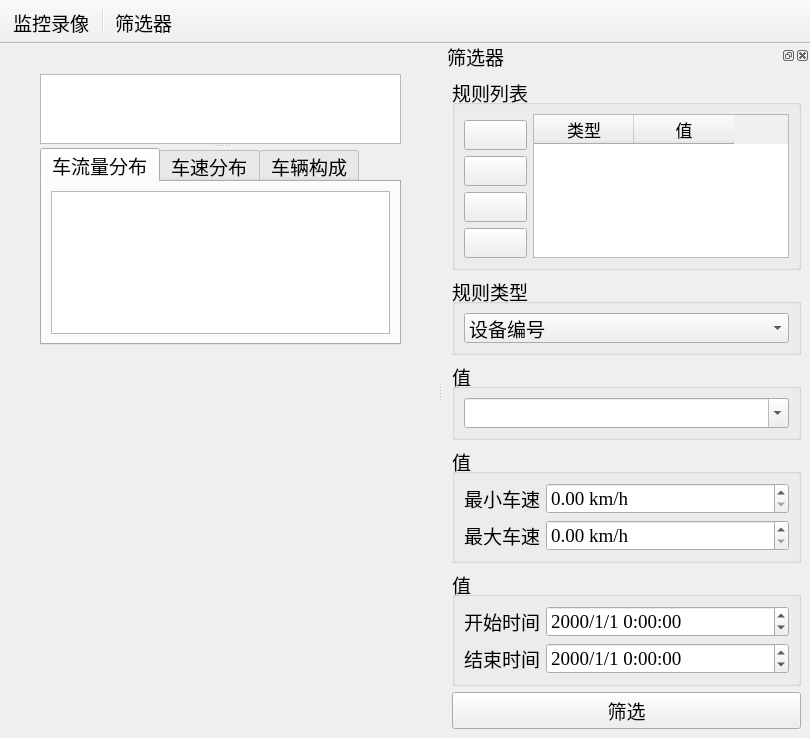
<?xml version="1.0" encoding="UTF-8"?>
<ui version="4.0">
 <class>CarPage</class>
 <widget class="QMainWindow" name="CarPage">
  <property name="geometry">
   <rect>
    <x>0</x>
    <y>0</y>
    <width>810</width>
    <height>680</height>
   </rect>
  </property>
  <property name="font">
   <font>
    <family>Times New Roman</family>
    <pointsize>14</pointsize>
   </font>
  </property>
  <property name="contextMenuPolicy">
   <enum>Qt::NoContextMenu</enum>
  </property>
  <property name="windowTitle">
   <string>666</string>
  </property>
  <widget class="QWidget" name="centralwidget">
   <widget class="QSplitter" name="splitter">
    <property name="geometry">
     <rect>
      <x>40</x>
      <y>30</y>
      <width>361</width>
      <height>271</height>
     </rect>
    </property>
    <property name="orientation">
     <enum>Qt::Vertical</enum>
    </property>
    <widget class="QTableWidget" name="tableWidget">
     <property name="contextMenuPolicy">
      <enum>Qt::CustomContextMenu</enum>
     </property>
     <property name="sizeAdjustPolicy">
      <enum>QAbstractScrollArea::AdjustToContents</enum>
     </property>
     <property name="editTriggers">
      <set>QAbstractItemView::NoEditTriggers</set>
     </property>
     <property name="alternatingRowColors">
      <bool>true</bool>
     </property>
     <property name="selectionMode">
      <enum>QAbstractItemView::SingleSelection</enum>
     </property>
     <property name="selectionBehavior">
      <enum>QAbstractItemView::SelectRows</enum>
     </property>
     <property name="sortingEnabled">
      <bool>true</bool>
     </property>
    </widget>
    <widget class="QTabWidget" name="tabWidget">
     <property name="contextMenuPolicy">
      <enum>Qt::CustomContextMenu</enum>
     </property>
     <property name="currentIndex">
      <number>0</number>
     </property>
     <widget class="QWidget" name="tab">
      <attribute name="title">
       <string>车流量分布</string>
      </attribute>
      <layout class="QVBoxLayout" name="verticalLayout">
       <item>
        <widget class="QChartView" name="chartView_carCount"/>
       </item>
      </layout>
     </widget>
     <widget class="QWidget" name="tab_2">
      <attribute name="title">
       <string>车速分布</string>
      </attribute>
      <layout class="QVBoxLayout" name="verticalLayout_2">
       <item>
        <widget class="QChartView" name="chartView_speed"/>
       </item>
       <item>
        <layout class="QHBoxLayout" name="horizontalLayout">
         <item>
          <widget class="QSlider" name="horizontalSlider">
           <property name="minimum">
            <number>0</number>
           </property>
           <property name="maximum">
            <number>95</number>
           </property>
           <property name="value">
            <number>5</number>
           </property>
           <property name="orientation">
            <enum>Qt::Horizontal</enum>
           </property>
          </widget>
         </item>
         <item>
          <widget class="QLabel" name="label_speed">
           <property name="text">
            <string>速度间隔：10 km/h</string>
           </property>
          </widget>
         </item>
        </layout>
       </item>
      </layout>
     </widget>
     <widget class="QWidget" name="tab_3">
      <attribute name="title">
       <string>车辆构成</string>
      </attribute>
      <layout class="QVBoxLayout" name="verticalLayout_6">
       <item>
        <widget class="QChartView" name="chartView_carId"/>
       </item>
      </layout>
     </widget>
    </widget>
   </widget>
  </widget>
  <widget class="QToolBar" name="carpagebar">
   <property name="windowTitle">
    <string>toolBar</string>
   </property>
   <property name="movable">
    <bool>false</bool>
   </property>
   <property name="iconSize">
    <size>
     <width>32</width>
     <height>32</height>
    </size>
   </property>
   <property name="toolButtonStyle">
    <enum>Qt::ToolButtonTextUnderIcon</enum>
   </property>
   <attribute name="toolBarArea">
    <enum>TopToolBarArea</enum>
   </attribute>
   <attribute name="toolBarBreak">
    <bool>false</bool>
   </attribute>
   <addaction name="actCar_video"/>
   <addaction name="separator"/>
   <addaction name="actCar_filter"/>
  </widget>
  <widget class="QDockWidget" name="dockWidget">
   <property name="font">
    <font>
     <family>Times New Roman</family>
     <pointsize>14</pointsize>
    </font>
   </property>
   <property name="floating">
    <bool>false</bool>
   </property>
   <property name="features">
    <set>QDockWidget::DockWidgetClosable|QDockWidget::DockWidgetFloatable|QDockWidget::DockWidgetMovable</set>
   </property>
   <property name="allowedAreas">
    <set>Qt::LeftDockWidgetArea|Qt::RightDockWidgetArea</set>
   </property>
   <property name="windowTitle">
    <string>筛选器</string>
   </property>
   <attribute name="dockWidgetArea">
    <number>2</number>
   </attribute>
   <widget class="QWidget" name="dockWidgetContents">
    <layout class="QVBoxLayout" name="verticalLayout_3">
     <item>
      <widget class="QGroupBox" name="groupBox_list">
       <property name="sizePolicy">
        <sizepolicy hsizetype="Preferred" vsizetype="Expanding">
         <horstretch>0</horstretch>
         <verstretch>0</verstretch>
        </sizepolicy>
       </property>
       <property name="title">
        <string>规则列表</string>
       </property>
       <layout class="QGridLayout" name="gridLayout">
        <item row="1" column="0">
         <widget class="QPushButton" name="pushButton_plus">
          <property name="sizePolicy">
           <sizepolicy hsizetype="Minimum" vsizetype="Preferred">
            <horstretch>0</horstretch>
            <verstretch>0</verstretch>
           </sizepolicy>
          </property>
          <property name="toolTip">
           <string>&lt;html&gt;&lt;head/&gt;&lt;body&gt;&lt;p align=&quot;center&quot;&gt;&lt;span style=&quot; font-size:12pt;&quot;&gt;添加筛选规则&lt;/span&gt;&lt;/p&gt;&lt;/body&gt;&lt;/html&gt;</string>
          </property>
          <property name="statusTip">
           <string>添加筛选规则</string>
          </property>
          <property name="text">
           <string/>
          </property>
          <property name="icon">
           <iconset resource="../icons.qrc">
            <normaloff>:/icons/plus_square.png</normaloff>:/icons/plus_square.png</iconset>
          </property>
          <property name="iconSize">
           <size>
            <width>32</width>
            <height>32</height>
           </size>
          </property>
         </widget>
        </item>
        <item row="5" column="0">
         <widget class="QPushButton" name="pushButton_clear">
          <property name="sizePolicy">
           <sizepolicy hsizetype="Minimum" vsizetype="Preferred">
            <horstretch>0</horstretch>
            <verstretch>0</verstretch>
           </sizepolicy>
          </property>
          <property name="toolTip">
           <string>&lt;html&gt;&lt;head/&gt;&lt;body&gt;&lt;p align=&quot;center&quot;&gt;&lt;span style=&quot; font-size:12pt;&quot;&gt;清空筛选规则&lt;/span&gt;&lt;/p&gt;&lt;/body&gt;&lt;/html&gt;</string>
          </property>
          <property name="statusTip">
           <string>清除所有的筛选规则</string>
          </property>
          <property name="text">
           <string/>
          </property>
          <property name="icon">
           <iconset resource="../icons.qrc">
            <normaloff>:/icons/delete.png</normaloff>:/icons/delete.png</iconset>
          </property>
          <property name="iconSize">
           <size>
            <width>32</width>
            <height>32</height>
           </size>
          </property>
         </widget>
        </item>
        <item row="2" column="0">
         <widget class="QPushButton" name="pushButton_minus">
          <property name="sizePolicy">
           <sizepolicy hsizetype="Minimum" vsizetype="Preferred">
            <horstretch>0</horstretch>
            <verstretch>0</verstretch>
           </sizepolicy>
          </property>
          <property name="toolTip">
           <string>&lt;html&gt;&lt;head/&gt;&lt;body&gt;&lt;p align=&quot;center&quot;&gt;&lt;span style=&quot; font-size:12pt;&quot;&gt;删除筛选规则&lt;/span&gt;&lt;/p&gt;&lt;/body&gt;&lt;/html&gt;</string>
          </property>
          <property name="statusTip">
           <string>删除选中的筛选规则</string>
          </property>
          <property name="text">
           <string/>
          </property>
          <property name="icon">
           <iconset resource="../icons.qrc">
            <normaloff>:/icons/minus_square.png</normaloff>:/icons/minus_square.png</iconset>
          </property>
          <property name="iconSize">
           <size>
            <width>32</width>
            <height>32</height>
           </size>
          </property>
         </widget>
        </item>
        <item row="3" column="0">
         <spacer name="verticalSpacer">
          <property name="orientation">
           <enum>Qt::Vertical</enum>
          </property>
          <property name="sizeHint" stdset="0">
           <size>
            <width>20</width>
            <height>40</height>
           </size>
          </property>
         </spacer>
        </item>
        <item row="0" column="1" rowspan="6">
         <widget class="QTableWidget" name="tableWidget_2">
          <property name="sizeAdjustPolicy">
           <enum>QAbstractScrollArea::AdjustIgnored</enum>
          </property>
          <property name="editTriggers">
           <set>QAbstractItemView::NoEditTriggers</set>
          </property>
          <property name="alternatingRowColors">
           <bool>true</bool>
          </property>
          <property name="selectionMode">
           <enum>QAbstractItemView::SingleSelection</enum>
          </property>
          <property name="selectionBehavior">
           <enum>QAbstractItemView::SelectRows</enum>
          </property>
          <column>
           <property name="text">
            <string>类型</string>
           </property>
           <property name="font">
            <font>
             <family>Times New Roman</family>
             <pointsize>13</pointsize>
             <bold>false</bold>
            </font>
           </property>
          </column>
          <column>
           <property name="text">
            <string>值</string>
           </property>
           <property name="font">
            <font>
             <family>Times New Roman</family>
             <pointsize>13</pointsize>
             <bold>false</bold>
            </font>
           </property>
          </column>
         </widget>
        </item>
        <item row="4" column="0">
         <widget class="QPushButton" name="pushButton_edit">
          <property name="sizePolicy">
           <sizepolicy hsizetype="Minimum" vsizetype="Preferred">
            <horstretch>0</horstretch>
            <verstretch>0</verstretch>
           </sizepolicy>
          </property>
          <property name="toolTip">
           <string>&lt;html&gt;&lt;head/&gt;&lt;body&gt;&lt;p align=&quot;center&quot;&gt;&lt;span style=&quot; font-size:12pt;&quot;&gt;编辑筛选规则&lt;/span&gt;&lt;/p&gt;&lt;/body&gt;&lt;/html&gt;</string>
          </property>
          <property name="statusTip">
           <string>编辑选中的筛选规则</string>
          </property>
          <property name="text">
           <string/>
          </property>
          <property name="icon">
           <iconset resource="../icons.qrc">
            <normaloff>:/icons/edit_square.png</normaloff>:/icons/edit_square.png</iconset>
          </property>
          <property name="iconSize">
           <size>
            <width>32</width>
            <height>32</height>
           </size>
          </property>
         </widget>
        </item>
       </layout>
      </widget>
     </item>
     <item>
      <widget class="QGroupBox" name="groupBox_type">
       <property name="sizePolicy">
        <sizepolicy hsizetype="Preferred" vsizetype="Fixed">
         <horstretch>0</horstretch>
         <verstretch>0</verstretch>
        </sizepolicy>
       </property>
       <property name="title">
        <string>规则类型</string>
       </property>
       <layout class="QVBoxLayout" name="verticalLayout_4">
        <item>
         <widget class="QComboBox" name="comboBox_type">
          <item>
           <property name="text">
            <string>设备编号</string>
           </property>
          </item>
          <item>
           <property name="text">
            <string>探测时间</string>
           </property>
          </item>
          <item>
           <property name="text">
            <string>桩号</string>
           </property>
          </item>
          <item>
           <property name="text">
            <string>车速</string>
           </property>
          </item>
          <item>
           <property name="text">
            <string>车牌号</string>
           </property>
          </item>
         </widget>
        </item>
       </layout>
      </widget>
     </item>
     <item>
      <widget class="QGroupBox" name="groupBox_value">
       <property name="sizePolicy">
        <sizepolicy hsizetype="Preferred" vsizetype="Fixed">
         <horstretch>0</horstretch>
         <verstretch>0</verstretch>
        </sizepolicy>
       </property>
       <property name="title">
        <string>值</string>
       </property>
       <layout class="QVBoxLayout" name="verticalLayout_5">
        <item>
         <widget class="QComboBox" name="comboBox_value">
          <property name="editable">
           <bool>true</bool>
          </property>
         </widget>
        </item>
       </layout>
      </widget>
     </item>
     <item>
      <widget class="QGroupBox" name="groupBox_value_speed">
       <property name="sizePolicy">
        <sizepolicy hsizetype="Preferred" vsizetype="Fixed">
         <horstretch>0</horstretch>
         <verstretch>0</verstretch>
        </sizepolicy>
       </property>
       <property name="title">
        <string>值</string>
       </property>
       <layout class="QGridLayout" name="gridLayout_3">
        <item row="0" column="0">
         <widget class="QLabel" name="label_5">
          <property name="sizePolicy">
           <sizepolicy hsizetype="Fixed" vsizetype="Preferred">
            <horstretch>0</horstretch>
            <verstretch>0</verstretch>
           </sizepolicy>
          </property>
          <property name="text">
           <string>最小车速</string>
          </property>
         </widget>
        </item>
        <item row="1" column="0">
         <widget class="QLabel" name="label_6">
          <property name="sizePolicy">
           <sizepolicy hsizetype="Fixed" vsizetype="Preferred">
            <horstretch>0</horstretch>
            <verstretch>0</verstretch>
           </sizepolicy>
          </property>
          <property name="text">
           <string>最大车速</string>
          </property>
         </widget>
        </item>
        <item row="1" column="1" colspan="2">
         <widget class="QDoubleSpinBox" name="doubleSpinBox_2">
          <property name="suffix">
           <string> km/h</string>
          </property>
         </widget>
        </item>
        <item row="0" column="1" colspan="2">
         <widget class="QDoubleSpinBox" name="doubleSpinBox">
          <property name="suffix">
           <string> km/h</string>
          </property>
         </widget>
        </item>
       </layout>
      </widget>
     </item>
     <item>
      <widget class="QGroupBox" name="groupBox_value_dateTime">
       <property name="sizePolicy">
        <sizepolicy hsizetype="Preferred" vsizetype="Fixed">
         <horstretch>0</horstretch>
         <verstretch>0</verstretch>
        </sizepolicy>
       </property>
       <property name="title">
        <string>值</string>
       </property>
       <layout class="QGridLayout" name="gridLayout_2">
        <item row="0" column="0">
         <widget class="QLabel" name="label_3">
          <property name="sizePolicy">
           <sizepolicy hsizetype="Fixed" vsizetype="Preferred">
            <horstretch>0</horstretch>
            <verstretch>0</verstretch>
           </sizepolicy>
          </property>
          <property name="text">
           <string>开始时间</string>
          </property>
         </widget>
        </item>
        <item row="0" column="1">
         <widget class="QDateTimeEdit" name="startDateTime">
          <property name="displayFormat">
           <string>yyyy/M/d H:mm:ss</string>
          </property>
         </widget>
        </item>
        <item row="1" column="1">
         <widget class="QDateTimeEdit" name="endDateTime">
          <property name="displayFormat">
           <string>yyyy/M/d H:mm:ss</string>
          </property>
         </widget>
        </item>
        <item row="1" column="0">
         <widget class="QLabel" name="label_4">
          <property name="sizePolicy">
           <sizepolicy hsizetype="Fixed" vsizetype="Preferred">
            <horstretch>0</horstretch>
            <verstretch>0</verstretch>
           </sizepolicy>
          </property>
          <property name="text">
           <string>结束时间</string>
          </property>
         </widget>
        </item>
       </layout>
      </widget>
     </item>
     <item>
      <widget class="QPushButton" name="pushButton_filter">
       <property name="statusTip">
        <string>应用已添加的筛选规则筛选数据</string>
       </property>
       <property name="text">
        <string>筛选</string>
       </property>
       <property name="icon">
        <iconset resource="../icons.qrc">
         <normaloff>:/icons/filter.png</normaloff>:/icons/filter.png</iconset>
       </property>
       <property name="iconSize">
        <size>
         <width>20</width>
         <height>20</height>
        </size>
       </property>
      </widget>
     </item>
    </layout>
   </widget>
  </widget>
  <action name="actCar_filter">
   <property name="checkable">
    <bool>true</bool>
   </property>
   <property name="icon">
    <iconset resource="../icons.qrc">
     <normaloff>:/icons/filter.png</normaloff>:/icons/filter.png</iconset>
   </property>
   <property name="text">
    <string>筛选器</string>
   </property>
   <property name="toolTip">
    <string>&lt;html&gt;&lt;head/&gt;&lt;body&gt;&lt;p align=&quot;center&quot;&gt;&lt;span style=&quot; font-size:12pt;&quot;&gt;打开或关闭筛选器&lt;/span&gt;&lt;/p&gt;&lt;/body&gt;&lt;/html&gt;</string>
   </property>
   <property name="statusTip">
    <string>编辑规则以筛选数据</string>
   </property>
   <property name="font">
    <font>
     <family>Times New Roman</family>
     <pointsize>14</pointsize>
    </font>
   </property>
   <property name="menuRole">
    <enum>QAction::NoRole</enum>
   </property>
  </action>
  <action name="actCar_video">
   <property name="icon">
    <iconset resource="../icons.qrc">
     <normaloff>:/icons/video.png</normaloff>:/icons/video.png</iconset>
   </property>
   <property name="text">
    <string>监控录像</string>
   </property>
   <property name="toolTip">
    <string>&lt;html&gt;&lt;head/&gt;&lt;body&gt;&lt;p align=&quot;center&quot;&gt;&lt;span style=&quot; font-size:12pt;&quot;&gt;查看监控录像&lt;/span&gt;&lt;/p&gt;&lt;/body&gt;&lt;/html&gt;</string>
   </property>
   <property name="statusTip">
    <string>查看监控录像</string>
   </property>
   <property name="font">
    <font>
     <family>Times New Roman</family>
     <pointsize>14</pointsize>
    </font>
   </property>
   <property name="menuRole">
    <enum>QAction::NoRole</enum>
   </property>
  </action>
  <action name="actChart_carCount">
   <property name="icon">
    <iconset resource="../icons.qrc">
     <normaloff>:/icons/statistic.png</normaloff>:/icons/statistic.png</iconset>
   </property>
   <property name="text">
    <string>车流量分布</string>
   </property>
   <property name="statusTip">
    <string>查看车流量随时间变化的曲线</string>
   </property>
   <property name="font">
    <font>
     <family>Times New Roman</family>
     <pointsize>14</pointsize>
    </font>
   </property>
   <property name="menuRole">
    <enum>QAction::NoRole</enum>
   </property>
  </action>
  <action name="actChart_speed">
   <property name="icon">
    <iconset resource="../icons.qrc">
     <normaloff>:/icons/statistic.png</normaloff>:/icons/statistic.png</iconset>
   </property>
   <property name="text">
    <string>车速分布</string>
   </property>
   <property name="toolTip">
    <string>车速分布</string>
   </property>
   <property name="statusTip">
    <string>查看各车速区间的车辆数量统计</string>
   </property>
   <property name="font">
    <font>
     <family>Times New Roman</family>
     <pointsize>14</pointsize>
    </font>
   </property>
   <property name="menuRole">
    <enum>QAction::NoRole</enum>
   </property>
  </action>
  <action name="actChart_carId">
   <property name="icon">
    <iconset resource="../icons.qrc">
     <normaloff>:/icons/statistic.png</normaloff>:/icons/statistic.png</iconset>
   </property>
   <property name="text">
    <string>车辆构成</string>
   </property>
   <property name="toolTip">
    <string>车辆构成</string>
   </property>
   <property name="statusTip">
    <string>查看基于车牌的各类型车辆数量的统计</string>
   </property>
   <property name="font">
    <font>
     <family>Times New Roman</family>
     <pointsize>14</pointsize>
    </font>
   </property>
   <property name="menuRole">
    <enum>QAction::NoRole</enum>
   </property>
  </action>
 </widget>
 <customwidgets>
  <customwidget>
   <class>QChartView</class>
   <extends>QGraphicsView</extends>
   <header location="global">qchartview.h</header>
  </customwidget>
 </customwidgets>
 <tabstops>
  <tabstop>tableWidget</tabstop>
  <tabstop>pushButton_plus</tabstop>
  <tabstop>pushButton_minus</tabstop>
  <tabstop>pushButton_edit</tabstop>
  <tabstop>pushButton_clear</tabstop>
  <tabstop>tableWidget_2</tabstop>
  <tabstop>comboBox_type</tabstop>
  <tabstop>comboBox_value</tabstop>
  <tabstop>doubleSpinBox</tabstop>
  <tabstop>doubleSpinBox_2</tabstop>
  <tabstop>startDateTime</tabstop>
  <tabstop>endDateTime</tabstop>
  <tabstop>pushButton_filter</tabstop>
 </tabstops>
 <resources>
  <include location="../icons.qrc"/>
 </resources>
 <connections/>
</ui>
